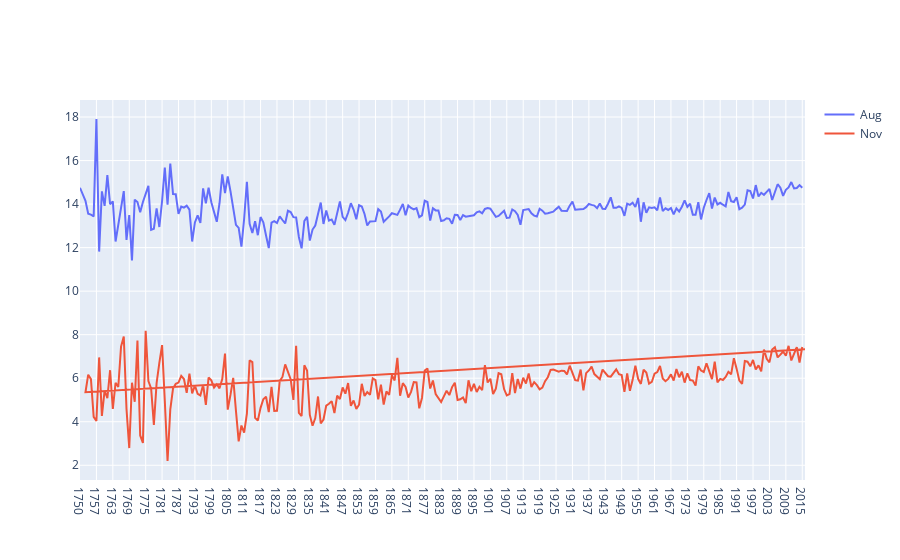

Notebook cell for this chart:
### Code cell
global2=pd.read_csv('GlobalTemperatures.csv')
global2=global2[['dt','LandAverageTemperature']]
global2.dropna(inplace=True)
global2['dt']=pd.to_datetime(global2.dt).dt.strftime('%d/%m/%Y')
global2['month']=global2['dt'].apply(lambda x:x[3:5])
global2['year']=global2['dt'].apply(lambda x:x[6:])
global2=global2[['month','year','LandAverageTemperature']]
global2['month']=global2['month'].map({'01':'Jan','02':'Feb','03':'Mar','04':'Apr','05':'May','06':'Jun','07':'Jul','08':'Aug','09':'Sep','10':'Oct','11':'Nov','12':'Dec'})
def plot_month(month1,month2):
    a=global2[global2['month']==month1]
    b=global2[global2['month']==month2]
    trace0 = go.Scatter(
    x = a['year'],
    y = a['LandAverageTemperature'],
    mode = 'lines',
    name = month1
    )
    
    trace1 = go.Scatter(
    x = b['year'],
    y = b['LandAverageTemperature'],
    mode = 'lines',
    name = month2
    )
    data = [trace0,trace1]
    py.iplot(data, filename='line-mode')
plot_month('Aug','Nov')

### Figure 1 — Plotly figure (JSON) as saved in the notebook; plotly's stock layout.template omitted (floating-point values rounded to 4 significant figures; data arrays with more than 128 entries replaced by an {"elided": "..."} marker saying what was removed)
{"data": [{"mode": "lines", "name": "Aug", "type": "scatter", "x": {"elided": "265 str values"}, "y": {"elided": "265 float values"}}, {"mode": "lines", "name": "Nov", "type": "scatter", "x": {"elided": "264 str values"}, "y": {"elided": "264 float values"}}], "layout": {}}
